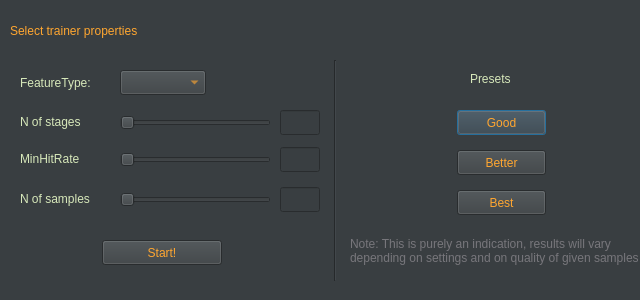
<?xml version="1.0" encoding="UTF-8"?>
<ui version="4.0">
 <class>Dialog</class>
 <widget class="QDialog" name="Dialog">
  <property name="geometry">
   <rect>
    <x>0</x>
    <y>0</y>
    <width>640</width>
    <height>300</height>
   </rect>
  </property>
  <property name="windowTitle">
   <string>Dialog</string>
  </property>
  <property name="styleSheet">
   <string notr="true">background-color: rgb(57, 62, 65);</string>
  </property>
  <widget class="QLabel" name="label_2">
   <property name="geometry">
    <rect>
     <x>20</x>
     <y>73</y>
     <width>91</width>
     <height>20</height>
    </rect>
   </property>
   <property name="styleSheet">
    <string notr="true">font: 11pt &quot;Zwizz&quot;;
color: rgb(215, 232, 186);</string>
   </property>
   <property name="text">
    <string>FeatureType:</string>
   </property>
  </widget>
  <widget class="QLabel" name="label_4">
   <property name="geometry">
    <rect>
     <x>20</x>
     <y>113</y>
     <width>101</width>
     <height>17</height>
    </rect>
   </property>
   <property name="styleSheet">
    <string notr="true">font: 11pt &quot;Zwizz&quot;;
color: rgb(215, 232, 186);</string>
   </property>
   <property name="text">
    <string>N of stages</string>
   </property>
  </widget>
  <widget class="QPushButton" name="pushButton">
   <property name="geometry">
    <rect>
     <x>457</x>
     <y>110</y>
     <width>89</width>
     <height>25</height>
    </rect>
   </property>
   <property name="styleSheet">
    <string notr="true">color: rgb(255, 166, 48);</string>
   </property>
   <property name="text">
    <string>Good</string>
   </property>
  </widget>
  <widget class="QLineEdit" name="lineEdit_2">
   <property name="geometry">
    <rect>
     <x>280</x>
     <y>147</y>
     <width>40</width>
     <height>25</height>
    </rect>
   </property>
   <property name="styleSheet">
    <string notr="true">color: rgb(255, 166, 48);
font: 11pt &quot;Zwizz&quot;;</string>
   </property>
  </widget>
  <widget class="QLineEdit" name="lineEdit_3">
   <property name="geometry">
    <rect>
     <x>280</x>
     <y>187</y>
     <width>40</width>
     <height>25</height>
    </rect>
   </property>
   <property name="styleSheet">
    <string notr="true">color: rgb(255, 166, 48);
font: 11pt &quot;Zwizz&quot;;</string>
   </property>
  </widget>
  <widget class="QLabel" name="label">
   <property name="geometry">
    <rect>
     <x>10</x>
     <y>20</y>
     <width>391</width>
     <height>21</height>
    </rect>
   </property>
   <property name="styleSheet">
    <string notr="true">font: 15pt &quot;Neon&quot;;
color: rgb(255, 166, 48);</string>
   </property>
   <property name="text">
    <string>Select trainer properties</string>
   </property>
  </widget>
  <widget class="QLineEdit" name="lineEdit">
   <property name="geometry">
    <rect>
     <x>280</x>
     <y>110</y>
     <width>40</width>
     <height>25</height>
    </rect>
   </property>
   <property name="styleSheet">
    <string notr="true">color: rgb(255, 166, 48);
font: 11pt &quot;Zwizz&quot;;</string>
   </property>
  </widget>
  <widget class="QPushButton" name="pushButton_4">
   <property name="geometry">
    <rect>
     <x>102</x>
     <y>240</y>
     <width>120</width>
     <height>25</height>
    </rect>
   </property>
   <property name="styleSheet">
    <string notr="true">color: rgb(255, 166, 48);
font: 11pt &quot;Zwizz&quot;;</string>
   </property>
   <property name="text">
    <string>Start!</string>
   </property>
  </widget>
  <widget class="QPushButton" name="pushButton_2">
   <property name="geometry">
    <rect>
     <x>457</x>
     <y>150</y>
     <width>89</width>
     <height>25</height>
    </rect>
   </property>
   <property name="styleSheet">
    <string notr="true">color: rgb(255, 166, 48);</string>
   </property>
   <property name="text">
    <string>Better</string>
   </property>
  </widget>
  <widget class="Line" name="line">
   <property name="geometry">
    <rect>
     <x>325</x>
     <y>60</y>
     <width>20</width>
     <height>221</height>
    </rect>
   </property>
   <property name="orientation">
    <enum>Qt::Vertical</enum>
   </property>
  </widget>
  <widget class="QPushButton" name="pushButton_3">
   <property name="geometry">
    <rect>
     <x>457</x>
     <y>190</y>
     <width>89</width>
     <height>25</height>
    </rect>
   </property>
   <property name="styleSheet">
    <string notr="true">color: rgb(255, 166, 48);
</string>
   </property>
   <property name="text">
    <string>Best</string>
   </property>
  </widget>
  <widget class="QLabel" name="label_6">
   <property name="geometry">
    <rect>
     <x>20</x>
     <y>190</y>
     <width>101</width>
     <height>17</height>
    </rect>
   </property>
   <property name="styleSheet">
    <string notr="true">font: 11pt &quot;Zwizz&quot;;
color: rgb(215, 232, 186);</string>
   </property>
   <property name="text">
    <string>N of samples</string>
   </property>
  </widget>
  <widget class="QSlider" name="horizontalSlider">
   <property name="geometry">
    <rect>
     <x>120</x>
     <y>113</y>
     <width>151</width>
     <height>20</height>
    </rect>
   </property>
   <property name="styleSheet">
    <string notr="true"/>
   </property>
   <property name="orientation">
    <enum>Qt::Horizontal</enum>
   </property>
  </widget>
  <widget class="QLabel" name="label_3">
   <property name="geometry">
    <rect>
     <x>470</x>
     <y>70</y>
     <width>67</width>
     <height>17</height>
    </rect>
   </property>
   <property name="styleSheet">
    <string notr="true">font: 11pt &quot;Zwizz&quot;;
color: rgb(215, 232, 186);</string>
   </property>
   <property name="text">
    <string>Presets</string>
   </property>
  </widget>
  <widget class="QLabel" name="label_5">
   <property name="geometry">
    <rect>
     <x>20</x>
     <y>150</y>
     <width>101</width>
     <height>17</height>
    </rect>
   </property>
   <property name="styleSheet">
    <string notr="true">font: 11pt &quot;Zwizz&quot;;
color: rgb(215, 232, 186);</string>
   </property>
   <property name="text">
    <string>MinHitRate</string>
   </property>
  </widget>
  <widget class="QSlider" name="horizontalSlider_2">
   <property name="geometry">
    <rect>
     <x>120</x>
     <y>190</y>
     <width>151</width>
     <height>20</height>
    </rect>
   </property>
   <property name="styleSheet">
    <string notr="true"/>
   </property>
   <property name="orientation">
    <enum>Qt::Horizontal</enum>
   </property>
  </widget>
  <widget class="QSlider" name="horizontalSlider_4">
   <property name="geometry">
    <rect>
     <x>120</x>
     <y>150</y>
     <width>151</width>
     <height>20</height>
    </rect>
   </property>
   <property name="styleSheet">
    <string notr="true"/>
   </property>
   <property name="orientation">
    <enum>Qt::Horizontal</enum>
   </property>
  </widget>
  <widget class="QComboBox" name="comboBox">
   <property name="geometry">
    <rect>
     <x>120</x>
     <y>70</y>
     <width>86</width>
     <height>25</height>
    </rect>
   </property>
   <property name="styleSheet">
    <string notr="true">color: rgb(255, 166, 48);</string>
   </property>
  </widget>
  <widget class="QLabel" name="label_7">
   <property name="geometry">
    <rect>
     <x>350</x>
     <y>220</y>
     <width>291</width>
     <height>61</height>
    </rect>
   </property>
   <property name="styleSheet">
    <string notr="true">font: 9pt &quot;Zwizz&quot;;
color: rgb(119, 118, 123);
</string>
   </property>
   <property name="text">
    <string>Note: This is purely an indication, results will vary depending on settings and on quality of given samples</string>
   </property>
   <property name="wordWrap">
    <bool>true</bool>
   </property>
  </widget>
 </widget>
 <resources/>
 <connections/>
</ui>
